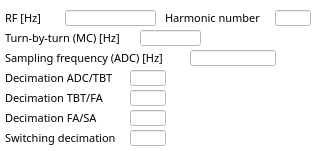
<?xml version="1.0" encoding="UTF-8"?>
<ui version="4.0">
 <class>MainWindow</class>
 <widget class="QMainWindow" name="MainWindow">
  <property name="geometry">
   <rect>
    <x>0</x>
    <y>0</y>
    <width>325</width>
    <height>151</height>
   </rect>
  </property>
  <property name="windowTitle">
   <string extracomment="Libera">Libera Brilliance+</string>
  </property>
  <property name="accessibleName">
   <string>Libera Brilliance+</string>
  </property>
  <property name="accessibleDescription">
   <string/>
  </property>
  <property name="styleSheet">
   <string notr="true">background-color: rgb(255, 255, 255);</string>
  </property>
  <property name="unifiedTitleAndToolBarOnMac">
   <bool>true</bool>
  </property>
  <property name="Title" stdset="0">
   <string>Design info &gt;&gt; $(BPM)</string>
  </property>
  <widget class="QWidget" name="centralwidget">
   <widget class="QLabel" name="label_3">
    <property name="geometry">
     <rect>
      <x>5</x>
      <y>10</y>
      <width>56</width>
      <height>16</height>
     </rect>
    </property>
    <property name="font">
     <font>
      <family>Sans Serif</family>
      <pointsize>8</pointsize>
     </font>
    </property>
    <property name="text">
     <string>RF [Hz]</string>
    </property>
   </widget>
   <widget class="QLabel" name="label_6">
    <property name="geometry">
     <rect>
      <x>5</x>
      <y>70</y>
      <width>121</width>
      <height>16</height>
     </rect>
    </property>
    <property name="font">
     <font>
      <family>Sans Serif</family>
      <pointsize>8</pointsize>
     </font>
    </property>
    <property name="text">
     <string>Decimation ADC/TBT</string>
    </property>
   </widget>
   <widget class="caLineEdit" name="cpuload">
    <property name="geometry">
     <rect>
      <x>130</x>
      <y>70</y>
      <width>36</width>
      <height>16</height>
     </rect>
    </property>
    <property name="font">
     <font>
      <family>FreeSans</family>
      <pointsize>8</pointsize>
     </font>
    </property>
    <property name="styleSheet">
     <string notr="true">caTextEntry,caLineEdit {background-color: rgba(192, 192, 192, 255); color: rgba(0, 0, 0, 255); border-radius: 1px;} caLineEdit {border: 1px; border-style:outset; padding: 0px 0px 0px 2px; border-color: rgba(0, 0, 0, 255) rgba(0, 0, 0, 255)  rgba(0, 0, 0, 255) rgba(0, 0, 0, 255);} caTextEntry { border: 2px; padding: 0px;} caTextEntry {border-style:inset; border-color: rgba(96, 96, 96, 255) rgba(255, 255, 255, 255)  rgba(255, 255, 255, 255) rgba(96, 96, 96, 255);} caTextEntry:focus {padding: 0px; border: 2px groove rgba(255, 0, 0, 255); border-radius: 1px;} </string>
    </property>
    <property name="channel" stdset="0">
     <string notr="true">$(BPM):clock_info:decimation:tbt</string>
    </property>
    <property name="background">
     <color>
      <red>192</red>
      <green>192</green>
      <blue>192</blue>
     </color>
    </property>
    <property name="colorMode">
     <enum>caLineEdit::Static</enum>
    </property>
    <property name="framePresent" stdset="0">
     <bool>true</bool>
    </property>
    <property name="frameLineWidth" stdset="0">
     <number>1</number>
    </property>
    <property name="fontScaleMode">
     <enum>caLineEdit::WidthAndHeight</enum>
    </property>
   </widget>
   <widget class="QLabel" name="label_2">
    <property name="geometry">
     <rect>
      <x>5</x>
      <y>30</y>
      <width>131</width>
      <height>16</height>
     </rect>
    </property>
    <property name="font">
     <font>
      <family>Sans Serif</family>
      <pointsize>8</pointsize>
     </font>
    </property>
    <property name="text">
     <string>Turn-by-turn (MC) [Hz]</string>
    </property>
   </widget>
   <widget class="caLineEdit" name="hostname">
    <property name="geometry">
     <rect>
      <x>140</x>
      <y>30</y>
      <width>61</width>
      <height>16</height>
     </rect>
    </property>
    <property name="font">
     <font>
      <family>FreeSans</family>
      <pointsize>8</pointsize>
     </font>
    </property>
    <property name="channel" stdset="0">
     <string notr="true">$(BPM):clock_info:tbt_frequency</string>
    </property>
    <property name="background">
     <color>
      <red>192</red>
      <green>192</green>
      <blue>192</blue>
     </color>
    </property>
    <property name="colorMode">
     <enum>caLineEdit::Static</enum>
    </property>
    <property name="framePresent" stdset="0">
     <bool>true</bool>
    </property>
    <property name="frameLineWidth" stdset="0">
     <number>1</number>
    </property>
    <property name="fontScaleMode">
     <enum>caLineEdit::WidthAndHeight</enum>
    </property>
   </widget>
   <widget class="QLabel" name="label_7">
    <property name="geometry">
     <rect>
      <x>5</x>
      <y>90</y>
      <width>126</width>
      <height>16</height>
     </rect>
    </property>
    <property name="font">
     <font>
      <family>Sans Serif</family>
      <pointsize>8</pointsize>
     </font>
    </property>
    <property name="text">
     <string>Decimation TBT/FA</string>
    </property>
   </widget>
   <widget class="caLineEdit" name="loadavg">
    <property name="geometry">
     <rect>
      <x>130</x>
      <y>90</y>
      <width>36</width>
      <height>16</height>
     </rect>
    </property>
    <property name="font">
     <font>
      <family>FreeSans</family>
      <pointsize>8</pointsize>
     </font>
    </property>
    <property name="channel" stdset="0">
     <string notr="true">$(BPM):clock_info:decimation:fa</string>
    </property>
    <property name="background">
     <color>
      <red>192</red>
      <green>192</green>
      <blue>192</blue>
     </color>
    </property>
    <property name="colorMode">
     <enum>caLineEdit::Static</enum>
    </property>
    <property name="framePresent" stdset="0">
     <bool>true</bool>
    </property>
    <property name="frameLineWidth" stdset="0">
     <number>1</number>
    </property>
    <property name="fontScaleMode">
     <enum>caLineEdit::WidthAndHeight</enum>
    </property>
   </widget>
   <widget class="QLabel" name="label_4">
    <property name="geometry">
     <rect>
      <x>5</x>
      <y>50</y>
      <width>181</width>
      <height>16</height>
     </rect>
    </property>
    <property name="font">
     <font>
      <family>Sans Serif</family>
      <pointsize>8</pointsize>
     </font>
    </property>
    <property name="text">
     <string>Sampling frequency (ADC) [Hz]</string>
    </property>
   </widget>
   <widget class="caLineEdit" name="uptime">
    <property name="geometry">
     <rect>
      <x>190</x>
      <y>50</y>
      <width>86</width>
      <height>16</height>
     </rect>
    </property>
    <property name="font">
     <font>
      <family>FreeSans</family>
      <pointsize>8</pointsize>
     </font>
    </property>
    <property name="channel" stdset="0">
     <string notr="true">$(BPM):clock_info:adc_frequency</string>
    </property>
    <property name="background">
     <color>
      <red>192</red>
      <green>192</green>
      <blue>192</blue>
     </color>
    </property>
    <property name="colorMode">
     <enum>caLineEdit::Static</enum>
    </property>
    <property name="framePresent" stdset="0">
     <bool>true</bool>
    </property>
    <property name="frameLineWidth" stdset="0">
     <number>1</number>
    </property>
    <property name="fontScaleMode">
     <enum>caLineEdit::WidthAndHeight</enum>
    </property>
   </widget>
   <widget class="QLabel" name="label_8">
    <property name="geometry">
     <rect>
      <x>5</x>
      <y>110</y>
      <width>126</width>
      <height>16</height>
     </rect>
    </property>
    <property name="font">
     <font>
      <family>Sans Serif</family>
      <pointsize>8</pointsize>
     </font>
    </property>
    <property name="text">
     <string>Decimation FA/SA</string>
    </property>
   </widget>
   <widget class="caLineEdit" name="free_mem">
    <property name="geometry">
     <rect>
      <x>130</x>
      <y>110</y>
      <width>36</width>
      <height>16</height>
     </rect>
    </property>
    <property name="font">
     <font>
      <family>FreeSans</family>
      <pointsize>8</pointsize>
     </font>
    </property>
    <property name="channel" stdset="0">
     <string notr="true">$(BPM):clock_info:decimation:sa</string>
    </property>
    <property name="background">
     <color>
      <red>192</red>
      <green>192</green>
      <blue>192</blue>
     </color>
    </property>
    <property name="colorMode">
     <enum>caLineEdit::Static</enum>
    </property>
    <property name="framePresent" stdset="0">
     <bool>true</bool>
    </property>
    <property name="frameLineWidth" stdset="0">
     <number>1</number>
    </property>
    <property name="fontScaleMode">
     <enum>caLineEdit::WidthAndHeight</enum>
    </property>
   </widget>
   <widget class="QLabel" name="label_9">
    <property name="geometry">
     <rect>
      <x>165</x>
      <y>10</y>
      <width>106</width>
      <height>16</height>
     </rect>
    </property>
    <property name="font">
     <font>
      <family>Sans Serif</family>
      <pointsize>8</pointsize>
     </font>
    </property>
    <property name="text">
     <string>Harmonic number</string>
    </property>
   </widget>
   <widget class="caLineEdit" name="ipaddress_2">
    <property name="geometry">
     <rect>
      <x>275</x>
      <y>10</y>
      <width>36</width>
      <height>16</height>
     </rect>
    </property>
    <property name="font">
     <font>
      <family>FreeSans</family>
      <pointsize>8</pointsize>
     </font>
    </property>
    <property name="channel" stdset="0">
     <string notr="true">$(BPM):clock_info:harmonic_number</string>
    </property>
    <property name="background">
     <color>
      <red>192</red>
      <green>192</green>
      <blue>192</blue>
     </color>
    </property>
    <property name="colorMode">
     <enum>caLineEdit::Static</enum>
    </property>
    <property name="framePresent" stdset="0">
     <bool>true</bool>
    </property>
    <property name="frameLineWidth" stdset="0">
     <number>1</number>
    </property>
    <property name="fontScaleMode">
     <enum>caLineEdit::WidthAndHeight</enum>
    </property>
   </widget>
   <widget class="caLineEdit" name="free_mem_2">
    <property name="geometry">
     <rect>
      <x>130</x>
      <y>130</y>
      <width>36</width>
      <height>16</height>
     </rect>
    </property>
    <property name="font">
     <font>
      <family>FreeSans</family>
      <pointsize>8</pointsize>
     </font>
    </property>
    <property name="channel" stdset="0">
     <string notr="true">$(BPM):clock_info:decimation:sw</string>
    </property>
    <property name="background">
     <color>
      <red>192</red>
      <green>192</green>
      <blue>192</blue>
     </color>
    </property>
    <property name="colorMode">
     <enum>caLineEdit::Static</enum>
    </property>
    <property name="framePresent" stdset="0">
     <bool>true</bool>
    </property>
    <property name="frameLineWidth" stdset="0">
     <number>1</number>
    </property>
    <property name="fontScaleMode">
     <enum>caLineEdit::WidthAndHeight</enum>
    </property>
   </widget>
   <widget class="QLabel" name="label_10">
    <property name="geometry">
     <rect>
      <x>5</x>
      <y>130</y>
      <width>121</width>
      <height>16</height>
     </rect>
    </property>
    <property name="font">
     <font>
      <family>Sans Serif</family>
      <pointsize>8</pointsize>
     </font>
    </property>
    <property name="text">
     <string>Switching decimation</string>
    </property>
   </widget>
   <widget class="caLineEdit" name="ipaddress_3">
    <property name="geometry">
     <rect>
      <x>65</x>
      <y>10</y>
      <width>91</width>
      <height>16</height>
     </rect>
    </property>
    <property name="font">
     <font>
      <family>FreeSans</family>
      <pointsize>8</pointsize>
     </font>
    </property>
    <property name="channel" stdset="0">
     <string notr="true">$(BPM):clock_info:rf_frequency</string>
    </property>
    <property name="background">
     <color>
      <red>192</red>
      <green>192</green>
      <blue>192</blue>
     </color>
    </property>
    <property name="colorMode">
     <enum>caLineEdit::Static</enum>
    </property>
    <property name="framePresent" stdset="0">
     <bool>true</bool>
    </property>
    <property name="frameLineWidth" stdset="0">
     <number>1</number>
    </property>
    <property name="fontScaleMode">
     <enum>caLineEdit::WidthAndHeight</enum>
    </property>
   </widget>
  </widget>
  <action name="actionADC_raw_data">
   <property name="text">
    <string>ADC raw data</string>
   </property>
  </action>
  <action name="actionTurn_by_turn_data">
   <property name="text">
    <string>Turn-by-turn data</string>
   </property>
  </action>
  <action name="actionSlow_acquisition_data">
   <property name="text">
    <string>Slow acquisition data</string>
   </property>
  </action>
 </widget>
 <customwidgets>
  <customwidget>
   <class>caLineEdit</class>
   <extends>QLineEdit</extends>
   <header>caLineEdit</header>
  </customwidget>
 </customwidgets>
 <resources>
  <include location="images/images.qrc"/>
 </resources>
 <connections/>
 <designerdata>
  <property name="gridDeltaX">
   <number>5</number>
  </property>
  <property name="gridDeltaY">
   <number>5</number>
  </property>
  <property name="gridSnapX">
   <bool>true</bool>
  </property>
  <property name="gridSnapY">
   <bool>true</bool>
  </property>
  <property name="gridVisible">
   <bool>true</bool>
  </property>
 </designerdata>
</ui>
